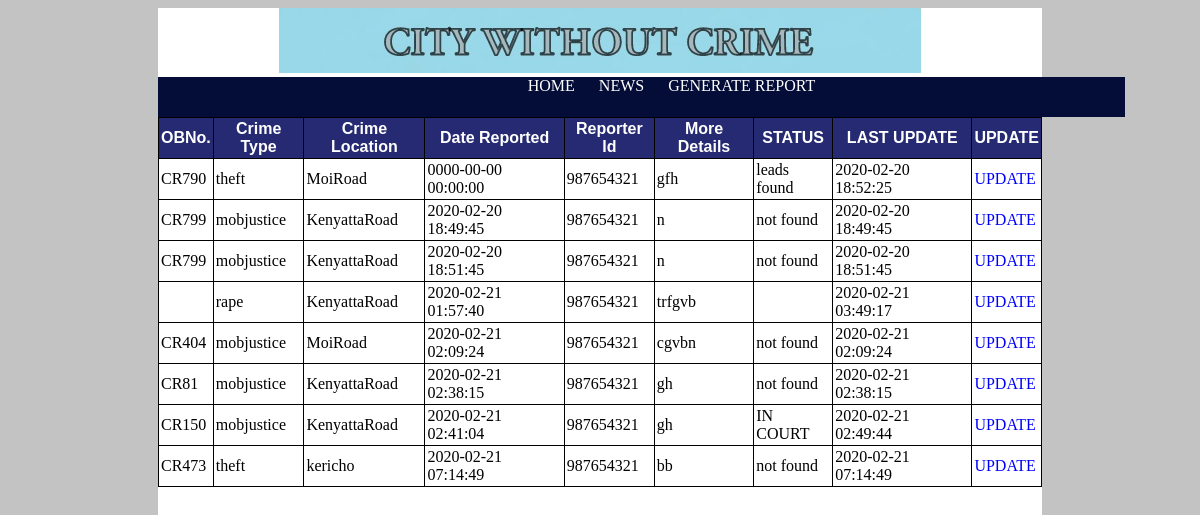
/admin/homepage.php, run on the app's committed database.
### tables this page shows
CREATE TABLE IF NOT EXISTS `crime_report` (
  `crimeCode` varchar(20) NOT NULL,
  `description` varchar(20) NOT NULL,
  `crimeLocation` varchar(30) NOT NULL,
  `dateReceived` timestamp NOT NULL DEFAULT '0000-00-00 00:00:00',
  `reporterId` int(11) NOT NULL,
  `moreDetails` varchar(20) NOT NULL,
  `status` varchar(20) NOT NULL,
  `lastUpdate` timestamp NOT NULL DEFAULT CURRENT_TIMESTAMP ON UPDATE CURRENT_TIMESTAMP
);

### admin/homepage.php (the view, shortened to what this page needs)
<!DOCTYPE html>
<html>
<head>
	<link rel="stylesheet" type="text/css" href="../style.css">
</head>
<body>
	<div id="container">
	<div id="worldimage"><img src="../img/Head.jpg"></div>
		<div id="menu">
			<nav background-color="blue">
			<ul>
				<li><a href="../report.php">HOME</a></li>
				<li><a href="../news.html">NEWS</a></li>
				<li><a href="generatereport.php">GENERATE REPORT</a></li>
			</ul>
			</nav>
		</div>
		<div id="boxtable">
			<?php
			$mysqli = new mysqli('127.0.0.1', 'root', 'kipngeno33', 'crime');
			$query = "SELECT * FROM crime_report";
			echo '<table border="0" cellspacing="2" cellpadding="2">
			      <tr>
			          <th> <font face="Arial">OBNo.</font> </th>
			          <th> <font face="Arial">Crime Type</font> </th>
			          <th> <font face="Arial">Crime Location</font> </th>
			          <th> <font face="Arial">Date Reported</font> </th>
			          <th> <font face="Arial">Reporter Id</font> </th>
			          <th> <font face="Arial">More Details</font> </th>
			          <th> <font face="Arial">STATUS</font> </th>
			          <th> <font face="Arial">LAST UPDATE</font> </th>
			          <th> <font face="Arial">UPDATE</font> </th>
			      </tr>';
			if ($result = $mysqli->query($query)) {
			    while ($row = $result->fetch_assoc()) {
			          $crimeCode = $row['crimeCode'];
			          $description = $row['description'];
			          $crimeLocation = $row['crimeLocation'];
			          $dateReceived = $row['dateReceived'];
			          $reporterId = $row['reporterId'];
			          $moreDetails = $row['moreDetails'];
			          $status = $row['status'];
			          $lastUpdate = $row['lastUpdate'];
			        echo '<tr>
			                  <td>'.$crimeCode.'</td>
			                  <td>'.$description.'</td>
			                  <td>'.$crimeLocation.'</td>
			                  <td>'.$dateReceived.'</td>
			                  <td>'.$reporterId.'</td>
			                  <td>'.$moreDetails.'</td>
			                  <td>'.$status.'</td>
			                  <td>'.$lastUpdate.'</td>
			                  <td><a href="update.html">Update</a> </td>
			              </tr>';
			    }
			}
			?>
		</div>
    </div>
</body>
</html>

### style.css (style rules this page uses)
body { background-color:#c3c3c3; }
#container { background-color: white; margin-left: 150px; margin-right: 150px; height: 800px; }
#worldimage { text-align: center; }
#menu ul { width :927px; background-color: #030d37; height: 40px; color: white; left: -24px; margin:0; }
#menu li { display: inline; padding-left: 20px; padding-top: 50px; }
nav { text-align: center; }
a { color: white; text-decoration: none; text-transform: uppercase; font-size: 16px; }

### admin/homepage.php (style rules this page uses)
table { border-collapse: collapse; }
table th { background-color: #252a72; color: white; border-style: solid; }
table, th, td { border: 1px solid black; }
#boxtable a { color: blue; }

### data on the page
crime_report: crimeCode "CR790", description "theft", crimeLocation "MoiRoad", dateReceived "0000-00-00 00:00:00", reporterId "987654321", moreDetails "gfh", status "leads found", lastUpdate "2020-02-20 18:52:25"
crime_report: crimeCode "CR799", description "mobjustice", crimeLocation "KenyattaRoad", dateReceived "2020-02-20 18:49:45", reporterId "987654321", moreDetails "n", status "not found", lastUpdate "2020-02-20 18:49:45"
crime_report: crimeCode "CR799", description "mobjustice", crimeLocation "KenyattaRoad", dateReceived "2020-02-20 18:51:45", reporterId "987654321", moreDetails "n", status "not found", lastUpdate "2020-02-20 18:51:45"
crime_report: description "rape", crimeLocation "KenyattaRoad", dateReceived "2020-02-21 01:57:40", reporterId "987654321", moreDetails "trfgvb", lastUpdate "2020-02-21 03:49:17"
crime_report: crimeCode "CR404", description "mobjustice", crimeLocation "MoiRoad", dateReceived "2020-02-21 02:09:24", reporterId "987654321", moreDetails "cgvbn", status "not found", lastUpdate "2020-02-21 02:09:24"
crime_report: crimeCode "CR81", description "mobjustice", crimeLocation "KenyattaRoad", dateReceived "2020-02-21 02:38:15", reporterId "987654321", moreDetails "gh", status "not found", lastUpdate "2020-02-21 02:38:15"
crime_report: crimeCode "CR150", description "mobjustice", crimeLocation "KenyattaRoad", dateReceived "2020-02-21 02:41:04", reporterId "987654321", moreDetails "gh", status "IN COURT", lastUpdate "2020-02-21 02:49:44"
crime_report: crimeCode "CR473", description "theft", crimeLocation "kericho", dateReceived "2020-02-21 07:14:49", reporterId "987654321", moreDetails "bb", status "not found", lastUpdate "2020-02-21 07:14:49"
